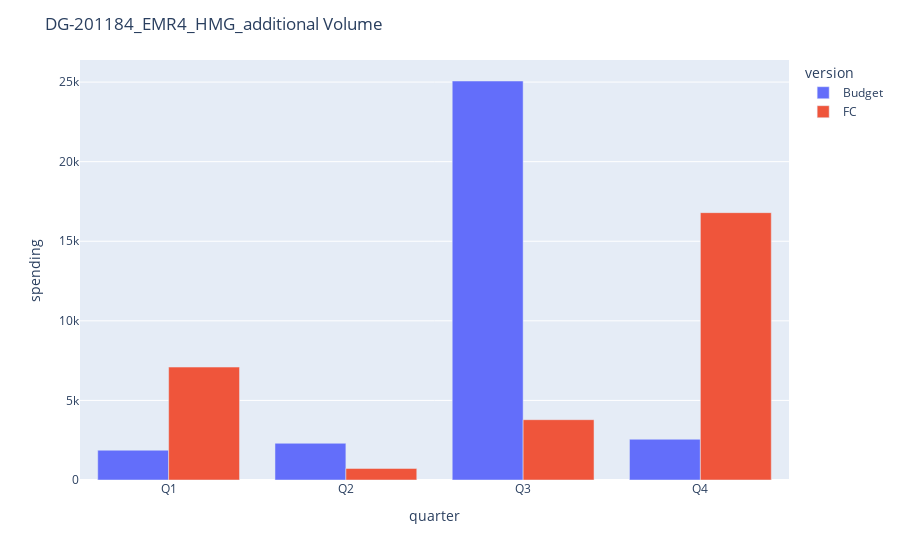

The notebook cell this image was saved under:
### Code cell
fig = px.bar(filtered, x="quarter", y="spending", color="version")
fig.update_layout(barmode='group', title=filtered["master"].unique()[1])
fig.show()

### Figure 1 — Plotly figure (JSON) as saved in the notebook; plotly's stock layout.template omitted (floating-point values rounded to 4 significant figures)
{"data": [{"alignmentgroup": "True", "hovertemplate": "version=Budget<br>quarter=%{x}<br>spending=%{y}<extra></extra>", "legendgroup": "Budget", "marker": {"color": "#636efa", "pattern": {"shape": ""}}, "name": "Budget", "offsetgroup": "Budget", "orientation": "v", "showlegend": true, "textposition": "auto", "type": "bar", "x": ["Q1", "Q2", "Q3", "Q4"], "xaxis": "x", "y": [1871.0, 2307.0, 25070.0, 2560.0], "yaxis": "y"}, {"alignmentgroup": "True", "hovertemplate": "version=FC<br>quarter=%{x}<br>spending=%{y}<extra></extra>", "legendgroup": "FC", "marker": {"color": "#EF553B", "pattern": {"shape": ""}}, "name": "FC", "offsetgroup": "FC", "orientation": "v", "showlegend": true, "textposition": "auto", "type": "bar", "x": ["Q1", "Q2", "Q3", "Q4"], "xaxis": "x", "y": [7095.0, 726.4, 3789.0, 16800.0], "yaxis": "y"}], "layout": {"barmode": "group", "legend": {"title": {"text": "version"}, "tracegroupgap": 0}, "margin": {"t": 60}, "title": {"text": "DG-201184_EMR4_HMG_additional Volume"}, "xaxis": {"anchor": "y", "domain": [0, 1], "title": {"text": "quarter"}}, "yaxis": {"anchor": "x", "domain": [0, 1], "title": {"text": "spending"}}}}
